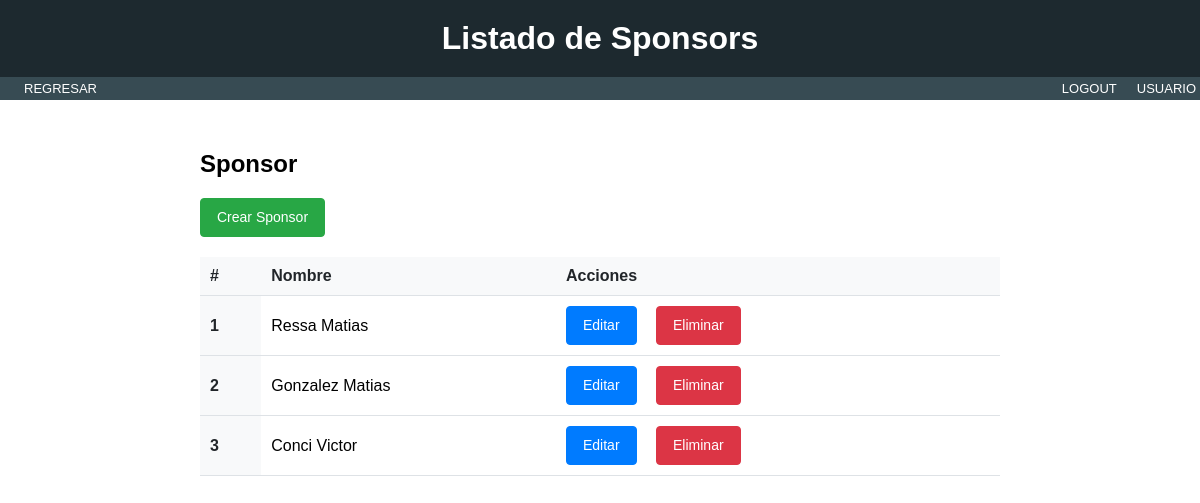
Screenshot of /Projects/sponsor-list/ with the database file from the repository.
### Projects/models.py (models this page shows, shortened)
class Sponsor(models.Model):
    nombre = models.CharField(max_length=20)

### Projects/views.py (the view)
# urls.py: path("sponsor-list/", SponsorListView.as_view(), name="list_sponsor"),
class SponsorListView(ListView):
    model = Sponsor
    template_name = "Projects/master/list_detail_sponsor.html"
    context_object_name = "LIST_DETAIL_SPONSOR"

### Projects/templates/Projects/master/list_detail_sponsor.html (shortened to what this page needs)
{% extends 'Projects/base.html' %} {% load static %}  {% block h1 %}
<h1>Listado de Sponsors</h1>
{% endblock %} {% block nav %}
<link
  rel="stylesheet"
  href="{% static 'Projects/css/styles_list_lider_sponsor.css' %}"
/>
<div class="left-menu">
  <ul>
    <li><a href="{% url 'list_cards' %}">REGRESAR</a></li>
  </ul>
</div>
<div class="right-menu">
  <ul>
    <li><a href="">LOGOUT</a></li>
  </ul>
  <ul>
    <li><a href="">USUARIO</a></li>
  </ul>
</div>
{% endblock %} {% block content %}
<section class="py-5">
  <div class="container">
    <div class="d-flex justify-content-between align-items-center mb-3">
      <h2 class="mb-0">Sponsor</h2>
      <a href="{% url 'create_sponsor' %}" class="btn btn-success">Crear Sponsor</a>
    </div>
    <table class="table">
      <thead>
        <tr>
          <th scope="col">#</th>
          <th scope="col">Nombre</th>
          <th scope="col">Acciones</th>
        </tr>
      </thead>
      <tbody>
        {% if LIST_DETAIL_SPONSOR %} {% for sponsor in LIST_DETAIL_SPONSOR %}
        <tr>
          <th scope="row">{{ forloop.counter }}</th>
          <td>{{ sponsor.nombre }}</td>
          <td>
            <a href="{% url 'update_sponsor' sponsor.id %}" class="btn btn-primary btn-sm">Editar</a>
            <a
              href="{% url 'delete_sponsor' sponsor.id %}"
              class="btn btn-primary btn-sm btn-danger"
              >Eliminar</a
            >
          </td>
        </tr>
        {% endfor %} {% else %}
        <tr>
          <td colspan="3">No hay Líderes.</td>
        </tr>
        {% endif %}
      </tbody>
    </table>
  </div>
</section>
{% endblock %}

### Projects/static/Projects/css/styles_title.css (style rules this page uses)
* { margin: 0; padding: 0; box-sizing: border-box; }
.left-menu { display: flex; }
.right-menu { display: flex; }
nav ul { list-style-type: none; display: flex; justify-content: flex-end; font-size: 13px; }
nav li { margin-left: 20px; cursor: pointer; }
nav a { color: #fff; text-decoration: none; }

### Projects/static/Projects/css/styles_list_lider_sponsor.css (style rules this page uses)
* { font-family: sans-serif; }
.table { width: 100%; border-collapse: collapse; }
.table th, .table td { padding: 10px; border-bottom: 1px solid #dee2e6; }
.table th { background-color: #f8f9fa; color: #212529; font-weight: 600; text-align: left; }
.table td { vertical-align: middle; }
.btn { display: inline-block; padding: 8px 16px; font-size: 14px; font-weight: 500; line-height: 1.5; text-align: center; text-decoration: none; cursor: pointer; border: 1px solid transparent; border-radius: 4px; transition: all 0.3s ease-in-out; }
.btn-primary { color: #fff; background-color: #007bff; border-color: #007bff; }
.btn-success { margin-bottom: 20px; color: #fff; background-color: #28a745; border-color: #28a745; }
.container { max-width: 800px; margin: 50px auto; }
.btn-danger { color: #fff; background-color: #dc3545; border-color: #dc3545; }
h2 { margin-bottom: 20px; }
.btn { margin-right: 15px; }

### rows the page displays
Sponsor: nombre "Ressa Matias"
Sponsor: nombre "Gonzalez Matias"
Sponsor: nombre "Conci Victor"
